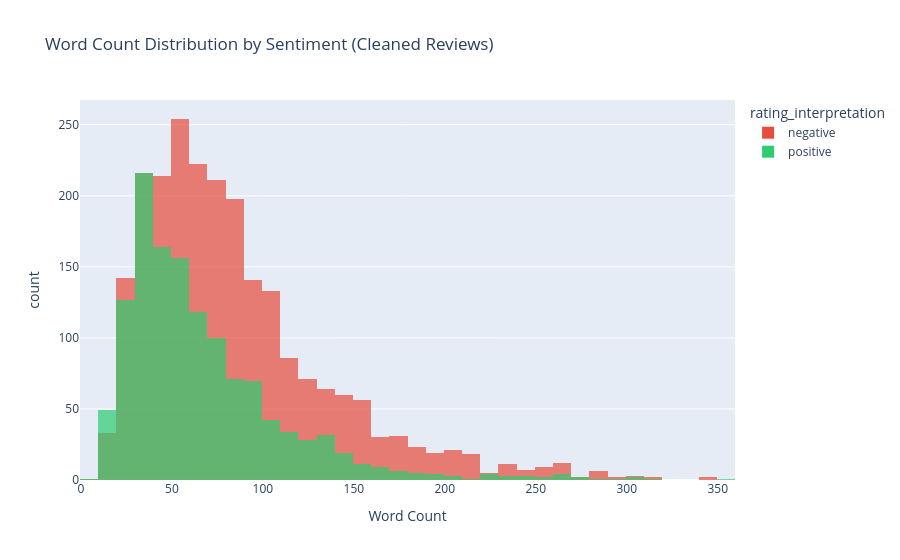

Here is the notebook cell this chart was saved with:
### Code cell
# ── Histogram: word count distribution ───────────────────────────────────────
fig = px.histogram(
    df,
    x="text_word_count",
    color="rating_interpretation",
    nbins=40,
    title="Word Count Distribution by Sentiment (Cleaned Reviews)",
    labels={"text_word_count": "Word Count", "count": "Number of Reviews"},
    color_discrete_map={"positive": "#2ecc71", "negative": "#e74c3c"},
    barmode="overlay",
    opacity=0.7,
)
fig.show()

# Summary statistics
print(df.groupby("rating_interpretation")[["text_len", "text_word_count"]].describe().round(1))

### Figure 1 — Plotly figure (JSON) as saved in the notebook; plotly's stock layout.template omitted (floating-point values rounded to 4 significant figures; data arrays with more than 128 entries replaced by an {"elided": "..."} marker saying what was removed)
{"data": [{"alignmentgroup": "True", "bingroup": "x", "hovertemplate": "rating_interpretation=negative<br>Word Count=%{x}<br>count=%{y}<extra></extra>", "legendgroup": "negative", "marker": {"color": "#e74c3c", "opacity": 0.7, "pattern": {"shape": ""}}, "name": "negative", "nbinsx": 40, "offsetgroup": "negative", "orientation": "v", "showlegend": true, "type": "histogram", "x": {"elided": "2305 int values"}, "xaxis": "x", "yaxis": "y"}, {"alignmentgroup": "True", "bingroup": "x", "hovertemplate": "rating_interpretation=positive<br>Word Count=%{x}<br>count=%{y}<extra></extra>", "legendgroup": "positive", "marker": {"color": "#2ecc71", "opacity": 0.7, "pattern": {"shape": ""}}, "name": "positive", "nbinsx": 40, "offsetgroup": "positive", "orientation": "v", "showlegend": true, "type": "histogram", "x": {"elided": "1290 int values"}, "xaxis": "x", "yaxis": "y"}], "layout": {"barmode": "overlay", "legend": {"title": {"text": "rating_interpretation"}, "tracegroupgap": 0}, "title": {"text": "Word Count Distribution by Sentiment (Cleaned Reviews)"}, "xaxis": {"anchor": "y", "domain": [0, 1], "title": {"text": "Word Count"}}, "yaxis": {"anchor": "x", "domain": [0, 1], "title": {"text": "count"}}}}
